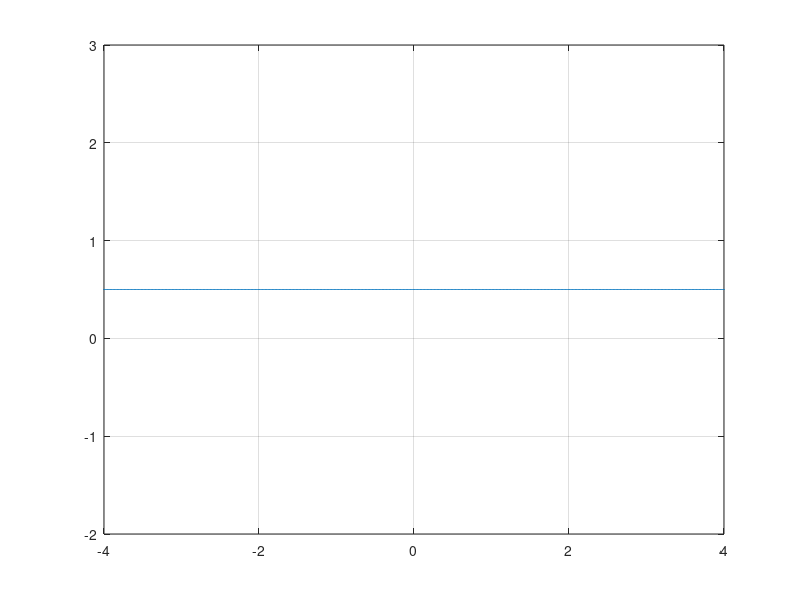

MATLAB code to generate this figure:
clear all
clc

t=-10:0.01:10;

s = 0 * t; 

k = input('Inserta K \n');
f = input('Inserta tu funcion \n');  

for i = 1:k,

    switch f
        case 1
            cd = 0;
            a = 0; 
            b = (4-(3*((-1)^(1+i))))/(pi*i);
        case 2
            cd = 0;
            a = -((4-4*((-1)^i)+((-1)^i)*pi)/(4*i*sqrt(pi)));
            b = -((-1+((-1)^i))/(4*(i^2)*sqrt(pi)));    
        case 3
            cd = 0;
            a = 0;
            b = 0;
        case 4
            cd = 0;
            a = 0;
            b = 0;  
        case 5
            cd = 0;
            a = 0;
            b = 0;  
        case 6
            cd = 0;
            a = 0;
            b = 0;  
        case 7
            cd = 0;
            a = 0;
            b = 0;  
        case 8
            cd = 0;
            a = 0;
            b = 0;            
    end 

z = a * cos(2*pi*t*i) + b * sin(2*pi*t*i);

s = s + z ;


end

s = s +0.5;
plot(t ,s)
axis([-4 4 -2 3])
grid on